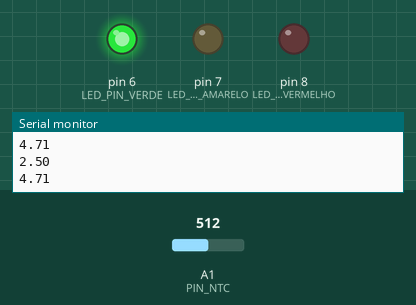
The sketch below on a simulated Arduino Mega 2560, built with avr-gcc and run on an emulated ATmega2560. Shown: output pins drawn as LEDs (lit = HIGH), the last lines printed to the serial monitor. The test bench sets the inputs (shaded band); at power-on: A1 (PIN_NTC) = 512.

Above: at 3.2 s.
3.3 s: A1 (PIN_NTC) set to 707
4.8 s: A1 (PIN_NTC) set to 742
At 5.5 s:
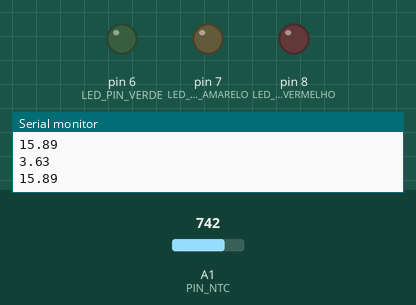
6.3 s: A1 (PIN_NTC) set to 980
7.8 s: A1 (PIN_NTC) set to 1007
At 9.0 s:
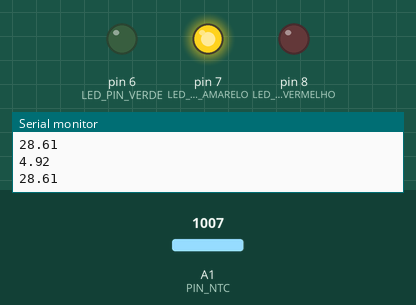
9.3 s: A1 (PIN_NTC) set to 900
At 9.8 s:
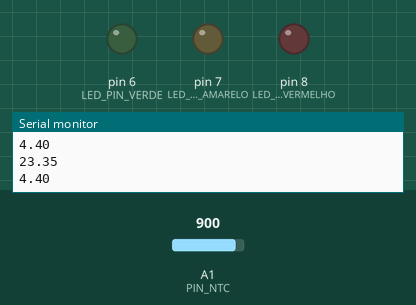
10.8 s: A1 (PIN_NTC) set to 1023
At 11.6 s:
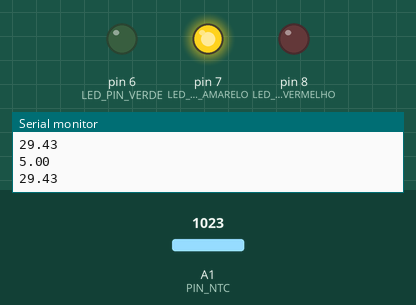
Timing chart, 0 to 13.3 s (numbered marks = the images above; inputs shaded):
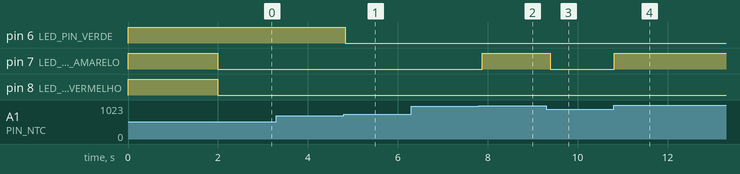

Measured:
- the behaviour switches between 723 and 724 on A1 (PIN_NTC) (found by bisection; images 0 and 1)
- the behaviour switches between 994 and 995 on A1 (PIN_NTC) (found by bisection; images 1 and 2)
- after the input at 4.8 s, pin 6 (LED_PIN_VERDE): HIGH → LOW at once
- after the input at 7.8 s, pin 7 (LED_PIN_AMARELO): LOW → HIGH after 0.08 s
- after the input at 9.3 s, pin 7 (LED_PIN_AMARELO): HIGH → LOW after 0.09 s
- after the input at 10.8 s, pin 7 (LED_PIN_AMARELO): LOW → HIGH at once

The sketch:

EP3.ino
```cpp
/**
 * @file EP3.ino
 * @brief SMART HOME: EP3
 * @date - 2017-12-
 * @authors Afonso (2130653) & Natanael (2110634)
 * @state OK
 */

/**
 * LIGAÇÕES: @Arduino 'Mega 2560'
 * 5V -> USB
 * GND -> breadboard
 * A1 -> AmpOp8032 pin 1
 * pin 10 -> R. 330 Ohm + Led Vermelho
 * pin 11 -> R. 330 Ohm + Led Amarelo
 * pin 12 -> R. 330 Ohm + Led Verde
 *
 * @NTC
 * + -> 5V
 * - -> AmpOp8032 p3 + R 3600 Ohn + GND
 *
 * AmpOp8032
 * 1 -> A1
 * 2 -> R1 + GND e R2 + AmpOp8032 p1
 * 3 -> - NTC + R 3600 Ohn, GND
 * 4 -> GND
 * 8 -> 5V
 *
 *  * Ecrã
 * 1 -> A1
 * 2 -> R1 + GND e R2 + AmpOp8032 p1
 * 3 -> - NTC + R 3600 Ohn, GND
 * 4 -> GND
 * 8 -> 5V
 *
 * @led vervelho
 * + -> R 330 Ohm + pin 8
 * - -> GND
*
 * @led amarelo
 * + -> R 330 Ohm + pin 7
 * - -> GND
 *
 * @led verde
 * + -> R 330 Ohm + pin 6
 * - -> GND
 */

// Constantes usadas no programa
const int PIN_NTC = A1;
const int LED_PIN_VERMELHO =  8;
const int LED_PIN_AMARELO =  7;
const int LED_PIN_VERDE =  6;

// Valores pré-definidos no enunciado
/**
Parâmetros do sensor: β = 4090 K; R0(t = 25 °C) = 3,3 kΩ.
R1(t = 30 °C) = ????? kΩ
*
Temperaturas:
• T ≤ 15 °C ⇒ apenas LED verde aceso;
• 15 °C < T ≤ 28 °C ⇒todos os LEDs apagados;
• 28 °C < T ≤ 30 °C ⇒apenas LED amarelo aceso;
• T > 30 °C ⇒ apenas LED vermelho aceso.
*/
const float GANHO_NTC = 1.75;
const int R1 = 3600;
const int VIN = 5;
const float T0 = 298.15;// 25ºC
const int BETA = 4090;
const int R0 = 3300;
const float KELVIN = 273.15;
const int TREF1 = 15;
const int TREF2 = 28;
const int TREF3 = 30;
const float TMPOSC = 0.5;
//para validar se faz print de temperatura no ecrã
float tNTCp = 0.0;

// Declaração de funções

void setup() {
  Serial.begin (9600);
  pinMode(LED_PIN_VERMELHO, OUTPUT);
  pinMode(LED_PIN_AMARELO, OUTPUT);
  pinMode(LED_PIN_VERDE, OUTPUT);

  digitalWrite(LED_PIN_VERMELHO, HIGH);
  digitalWrite(LED_PIN_AMARELO, HIGH);
  digitalWrite(LED_PIN_VERDE, HIGH);
  delay(2000);
  digitalWrite(LED_PIN_VERMELHO, LOW);
  digitalWrite(LED_PIN_AMARELO, LOW);
  digitalWrite(LED_PIN_VERDE, LOW);
}

void loop() {

  // Leitura do Vout do NTC (V_NTC)
  int sensorValue = analogRead(PIN_NTC);

  // Converter leitura analogica para voltagem
  float voltage = sensorValue * (5.0 / 1023.0);
  //para Debug
  Serial.println(voltage);

  //Calcular rNTC
  float rNTC = (( R1 * 5) / (voltage / GANHO_NTC)) - R1;
  //calcular temp cº
  float tNTC = 1.0 / ((1.0 / T0) + ((1.0 / BETA) * log(rNTC / R0))) - KELVIN;
  //para debug
  Serial.println(tNTC);

  //Fazer print da temperatura se alteraç\ao de 0,5 graus
  if(tNTC > (tNTCp + TMPOSC) || tNTC < (tNTCp - TMPOSC) ){
    tNTCp = tNTC;
    Serial.print("Temperatura Cº: ");
    Serial.println(tNTCp);
  }

    // LED - Verde
  if (tNTC <= TREF1) {
    digitalWrite(LED_PIN_VERDE, HIGH);
  } else {
      digitalWrite(LED_PIN_VERDE, LOW);
    }
  // LED - Amarelo
  if (tNTC > TREF2 && tNTC <= TREF3) {
    digitalWrite(LED_PIN_AMARELO, HIGH);
  } else {
      digitalWrite(LED_PIN_AMARELO, LOW);
    }
  // LED - Vermelho
  if (tNTC > TREF3) {
    digitalWrite(LED_PIN_VERMELHO, HIGH);
  } else {
      digitalWrite(LED_PIN_VERMELHO, LOW);
    }
  delay(100);
}
```
